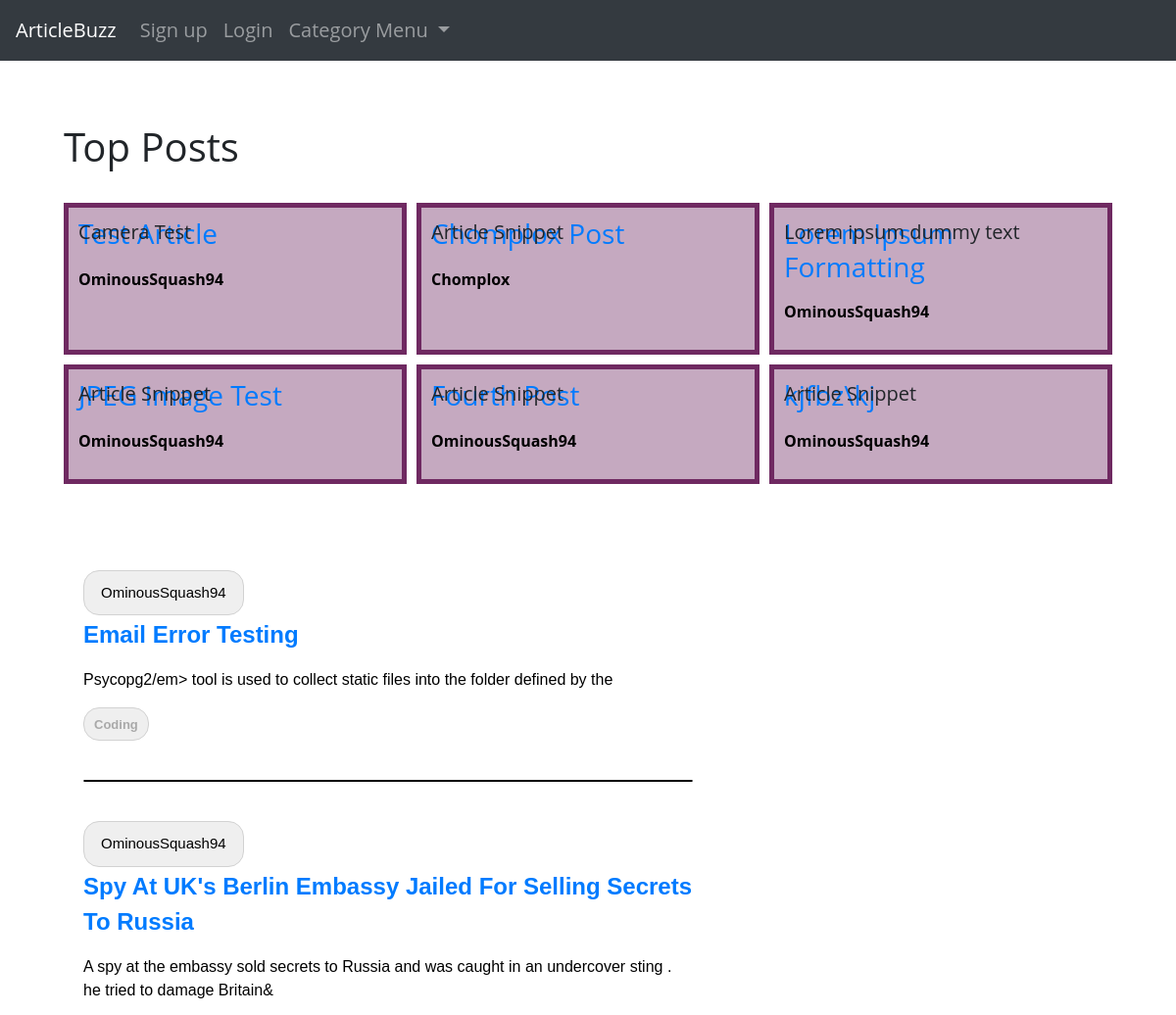
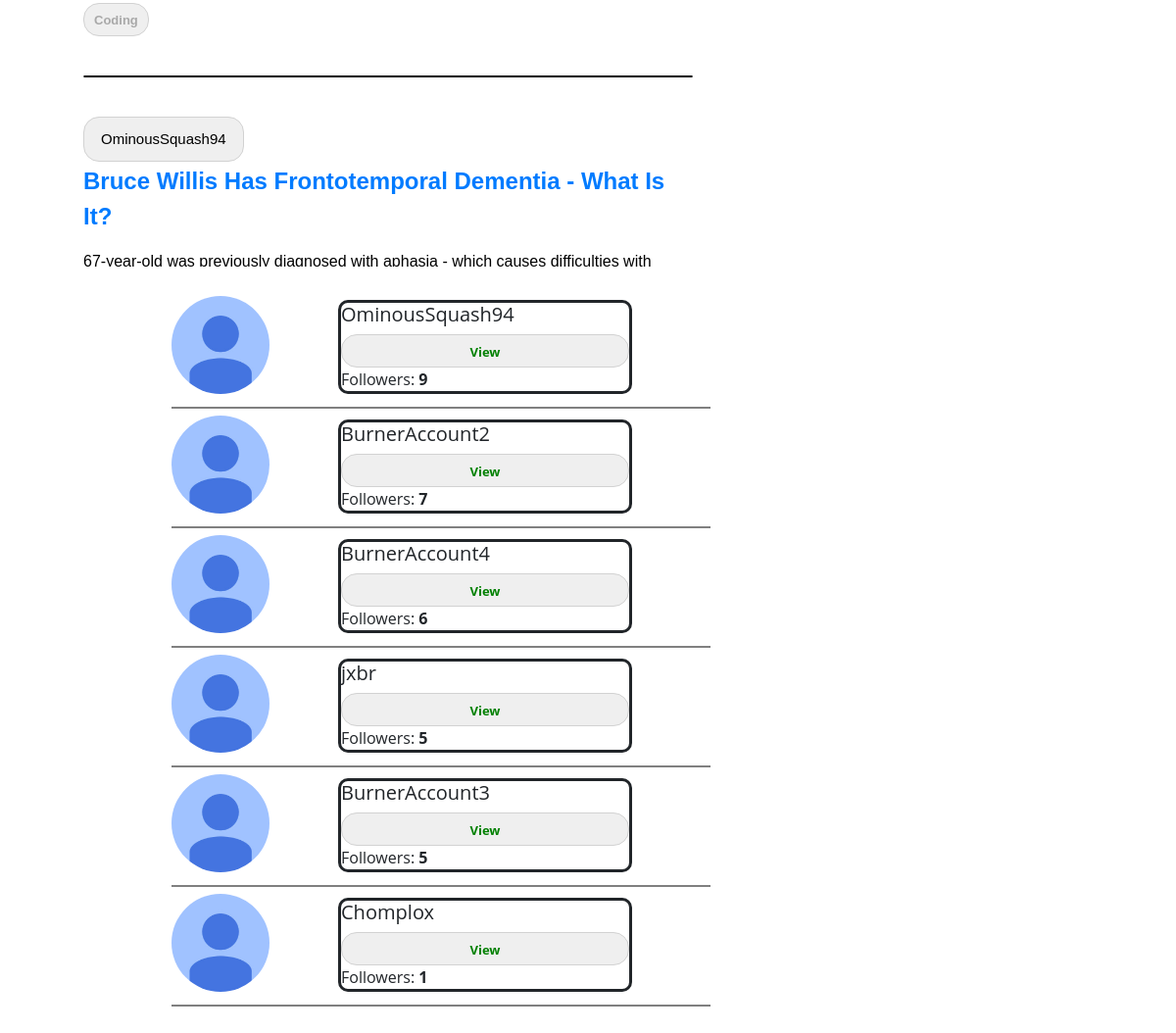
The page / on the database its author committed (2 pictures, top to bottom).
### theblog/models.py (models this page shows, shortened)
class Post(models.Model):
	title = models.CharField(max_length = 255) # Title Field
	author = models.ForeignKey(User, on_delete = models.CASCADE) # Deletes blog posts for a user if they delete account
	header_image = models.ImageField(null = True, blank = True, upload_to = 'uploads/images', default = None)
	body = RichTextField(blank= True, null = True)
	date_published = models.DateTimeField(auto_now_add = True) # Automatically adds the date
	likes = models.ManyToManyField(User, related_name ='blog_post') # Updating count of the upvotes
	tags = models.CharField(max_length = 255, default = 'Coding') # List of tags from the Tag table
	snippet  = models.CharField(max_length = 300, default = 'Article Snippet') # Article Snippet field to display on screen
	number_likes = models.IntegerField(default = 0)

class UserProfile(models.Model):
	user = models.OneToOneField(User, primary_key= True, verbose_name = 'user', related_name = 'profile', on_delete = models.CASCADE)
	name = models.CharField(max_length = 30, blank = True, null = True)
	bio = models.TextField(max_length=500, blank = True, null = True)
	birthday = models.DateField(null = True, blank = True)
	location = models.CharField(max_length = 100, blank = True, null = True)
	picture = models.ImageField(upload_to = 'uploads/profile_pictures', default = 'uploads/profile_pictures/default.png', blank = True)
	followers = models.ManyToManyField(User, blank = True, related_name = 'followers')
	notification  = models.BooleanField(default = True, blank = False, null = False)
	follower_count = models.IntegerField(null = True, default = 0)
	website = models.CharField(default = None, blank = True, null = True, max_length = 50)
	GitHub = models.CharField(default = None, blank = True, null = True, max_length = 50)
	Twitter = models.CharField(default = None, blank = True, null = True, max_length = 50)
	Instagram = models.CharField(default = None, blank = True, null = True, max_length = 50)
	FaceBook = models.CharField(default = None, blank = True, null = True, max_length = 50)

### theblog/views.py (the view)
# urls.py: path('', HomeView.as_view(), name = 'home'),
class HomeView(ListView):
	ordering = ['-id']
	model = Post
	template_name = 'home.html'
	def get_context_data(self,*args, **kwargs):
		article_information = Post.objects.all().order_by('-number_likes')
		top_six = article_information[:6]
		tag_menu = Category.objects.all()
		author_information = UserProfile.objects.all().order_by('-follower_count')
		top_authors = author_information[:6]
		context = super(HomeView, self).get_context_data(*args, **kwargs)
		context['tag_menu'] = tag_menu
		context['top_posts'] = top_six
		context['top_authors'] = top_authors
		return context

### theblog/models.py (called while the page is built)
	def __str__(self):
		return self.name

### theblog/templates/home.html (shortened to what this page needs)
{% extends 'base.html' %}
{%block content%}
<h1 style="position: relative; top:-25px">Top Posts</h1>
<div class = 'top'>
	{% for post in top_posts %}
		<article class="article">
			<div class="ts">
				<h3>
					<a href="{% url 'article-detail' post.pk%}" >{{ post.title }}</a>
				</h3>
				<p class = 'a'>
					<a href="{% url 'profile' post.author.pk %}">{{ post.author }}</a>
				</p>
			</div>
			<p class = 'summary'>{{ post.snippet|safe }}</p>
		</article>
	{% endfor %}
</div>
<br>
<br>
<div class = 'grid-container'>
	<div class = 'overall'>
		<div class = 'all_blogs' style="float: left;margin: 10px; position: relative; top: 20px">
			{% for post in object_list %}
				<article class="main_branch_articles">
					<button class = 'aa'><a href="{% url 'profile' post.author.pk %}" style="float: left; padding: 7px">{{ post.author }}</a></button>
					<p class = 'branch_article'><a href="{% url 'article-detail' post.pk %}">{{ post.title }}</a></p>
					<p class = 'summary'>{{ post.snippet|safe }}</p>
					<button type="button" class="tags"><a href="{% url 'category' post.tags %}">{{ post.tags }}</a></button>
				</article>
				<br>
				<hr>
				<br>
			{% endfor %}
		</div>
	</div>
	<div class = 'overall' style="float:left; margin: 40px; position: relative; left:70px">
		{% for author in top_authors %}
			<img src="{{ author.picture.url }}" alt="" class = "rounded-circle" width = "100" height="100" style="float: left; top:-50px">
			<div class = 'wrapper' style="display: grid; position: relative; left: 70px; top: 4px">
				<div class = 'k one' >
					<h5>{{ author.user.username }}</h5>
				</div>
				<button type="button" class="tags"><a href="{% url 'profile' author.pk %}" style="color: green;">View</a></button>
				<div class = 'k three'>
					Followers: <b>{{ author.follower_count }}</b>
				</div>
			</div>
			<br>
			<div class="line"></div>
		{% endfor %}
	</div>
</div>
{%endblock%}

### theblog/static/theblog/style.css (style rules this page uses)
body { background-color: white; margin: 0px; padding: 0; }
.all_blogs { height:736px; width:60%; overflow:auto; background-color:white; color:black; font-family:sans-serif; padding:10px; display: inline-block; }
.top { display: grid; grid-template-columns: repeat(3, 1fr); gap: 10px; }
.article { border: 5px solid rgb(111,41,97); grid-row: auto / span 1; display: grid; gap: 0; grid-template-rows: subgrid; }
.ts { background-color: rgba(111,41,97,.4); padding: 10px; margin: 0; }
.ts .a a { color: black; font-size: 16px; font-weight: bold; position: relative; right: 10px; top:-5px; }
.ts p { padding: 0px; }
.article p { padding: 10px; margin: 0; font-size: 20px; }
.tags { color: #757575; padding: 4px 10px; display: inline-block; border-radius: 16px; border: 1px solid #d2d2d2; transition: .05s; }
.tags a { color: darkgrey; text-decoration: none; font-size: 13px; font-weight:bold; }
.branch_article { font-weight: bold; font-size: 24px; text-transform: capitalize; }
.aa a { color: black; font-size: 15px; }
hr { border-radius: 3px; border:1px solid; }
.aa { color: #757575; padding: 4px 10px; display: inline-block; border-radius: 16px; border: 1px solid #d2d2d2; transition: .05s; }
.line { width: 550px; height: 2px; position: relative; top:-7px; background-color: grey; }
.overall { display: inline; }
.wrapper { border: solid; width: 300px; border-radius: 10px; border-spacing: 5px 1rem; top: -40px; }
.summary:first-letter { text-transform:capitalize; }

### rows shown on the page
Post: title "Test Article", author "OminousSquash94", snippet "Camera Test"
Post: title "Chomplox Post", author "Chomplox", snippet "Article Snippet"
Post: title "Lorem Ipsum Formatting", author "OminousSquash94", snippet "lorem ipsum dummy text"
Post: title "JPEG Image Test", author "OminousSquash94", snippet "Article Snippet"
Post: title "Fourth Post", author "OminousSquash94", snippet "Article Snippet"
Post: title "kjfbz\\kj", author "OminousSquash94", snippet "Article Snippet"
Post: author "OminousSquash94", title "Email Error Testing", snippet "psycopg2/em> tool is used to collect static files into the folder defined by the", tags "Coding"
Post: author "OminousSquash94", title "Spy At UK's Berlin Embassy Jailed For Selling Secrets To Russia", snippet "a spy at the embassy sold secrets to Russia and was caught in an undercover sting . he tried to damage Britain&", tags "Coding"
Post: author "OminousSquash94", title "Bruce Willis Has Frontotemporal Dementia - What Is It?", snippet "67-year-old was previously diagnosed with aphasia - which causes difficulties with…"
UserProfile: picture (placeholder picture), user.username "OminousSquash94", follower_count "9"
UserProfile: picture (placeholder picture), user.username "BurnerAccount2", follower_count "7"
UserProfile: picture (placeholder picture), user.username "BurnerAccount4", follower_count "6"
UserProfile: picture (placeholder picture), user.username "jxbr", follower_count "5"
UserProfile: picture (placeholder picture), user.username "BurnerAccount3", follower_count "5"
UserProfile: picture (placeholder picture), user.username "Chomplox", follower_count "1"
